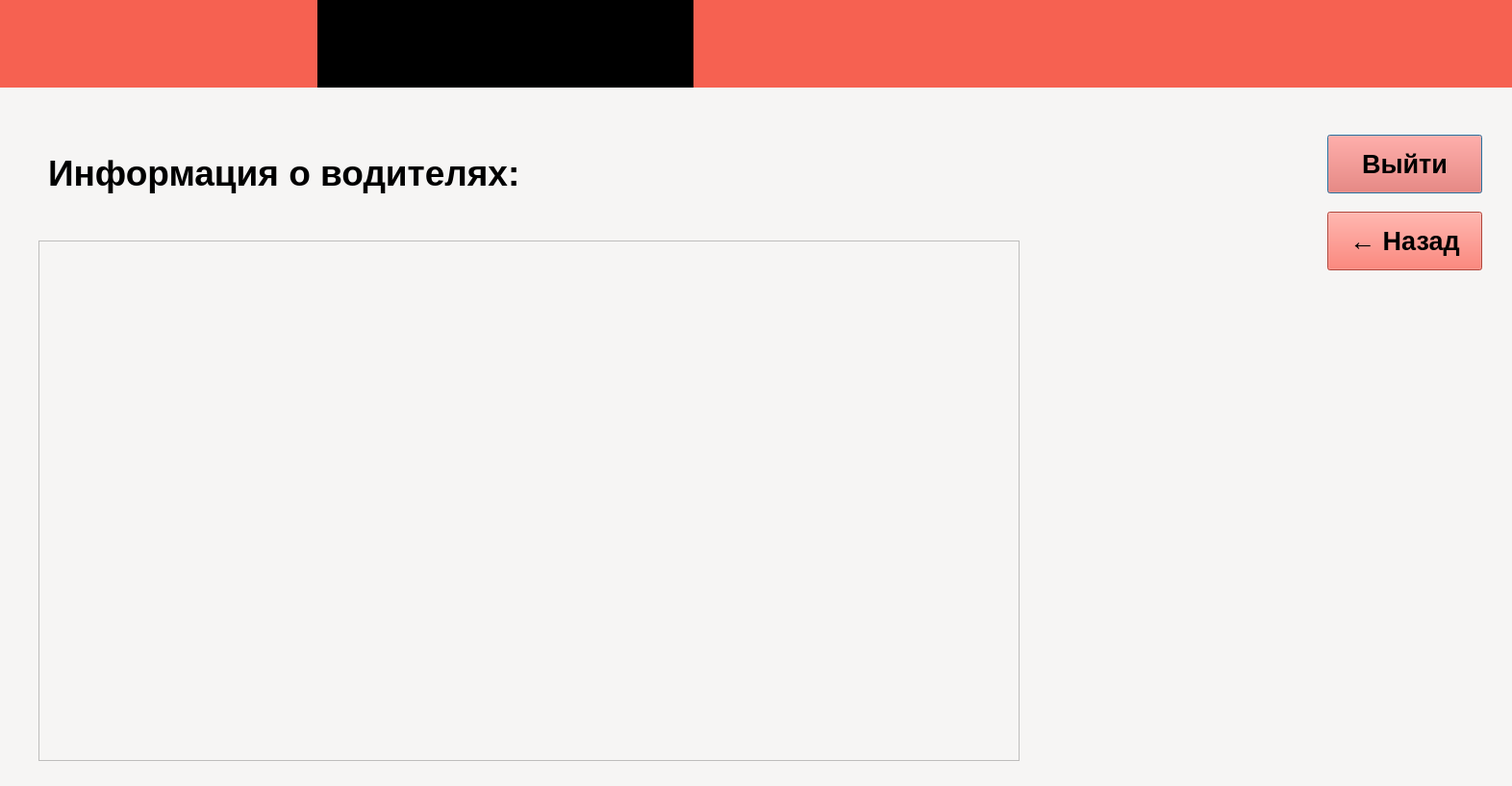
<?xml version="1.0" encoding="UTF-8"?>
<ui version="4.0">
 <class>drivers</class>
 <widget class="QDialog" name="drivers">
  <property name="geometry">
   <rect>
    <x>0</x>
    <y>0</y>
    <width>1572</width>
    <height>817</height>
   </rect>
  </property>
  <property name="windowTitle">
   <string>Dialog</string>
  </property>
  <property name="styleSheet">
   <string notr="true">background-color: rgb(246, 245, 244);</string>
  </property>
  <widget class="QWidget" name="widget" native="true">
   <property name="geometry">
    <rect>
     <x>0</x>
     <y>0</y>
     <width>1641</width>
     <height>91</height>
    </rect>
   </property>
   <property name="styleSheet">
    <string notr="true">background-color: rgb(246, 97, 81);</string>
   </property>
   <widget class="QWidget" name="widget_2" native="true">
    <property name="geometry">
     <rect>
      <x>330</x>
      <y>0</y>
      <width>391</width>
      <height>111</height>
     </rect>
    </property>
    <property name="styleSheet">
     <string notr="true">background-color: rgb(0, 0, 0);</string>
    </property>
   </widget>
  </widget>
  <widget class="QPushButton" name="returnToMain">
   <property name="geometry">
    <rect>
     <x>1380</x>
     <y>140</y>
     <width>161</width>
     <height>61</height>
    </rect>
   </property>
   <property name="font">
    <font>
     <pointsize>20</pointsize>
     <bold>true</bold>
    </font>
   </property>
   <property name="styleSheet">
    <string notr="true">color: rgb(0, 0, 0);
background-color: rgb(246, 97, 81);</string>
   </property>
   <property name="text">
    <string>Выйти</string>
   </property>
  </widget>
  <widget class="QPushButton" name="back">
   <property name="geometry">
    <rect>
     <x>1380</x>
     <y>220</y>
     <width>161</width>
     <height>61</height>
    </rect>
   </property>
   <property name="font">
    <font>
     <pointsize>20</pointsize>
     <bold>true</bold>
    </font>
   </property>
   <property name="styleSheet">
    <string notr="true">color: rgb(0, 0, 0);
background-color: rgb(246, 97, 81);</string>
   </property>
   <property name="text">
    <string>← Назад</string>
   </property>
  </widget>
  <widget class="QLabel" name="label">
   <property name="geometry">
    <rect>
     <x>50</x>
     <y>150</y>
     <width>581</width>
     <height>61</height>
    </rect>
   </property>
   <property name="styleSheet">
    <string notr="true">color: rgb(0, 0, 0);</string>
   </property>
   <property name="text">
    <string>&lt;html&gt;&lt;head/&gt;&lt;body&gt;&lt;p&gt;&lt;span style=&quot; font-size:28pt; font-weight:700;&quot;&gt;Информация о водителях:&lt;/span&gt;&lt;/p&gt;&lt;/body&gt;&lt;/html&gt;</string>
   </property>
  </widget>
  <widget class="QTableWidget" name="tableWidget">
   <property name="geometry">
    <rect>
     <x>40</x>
     <y>250</y>
     <width>1020</width>
     <height>541</height>
    </rect>
   </property>
  </widget>
 </widget>
 <resources/>
 <connections/>
</ui>
